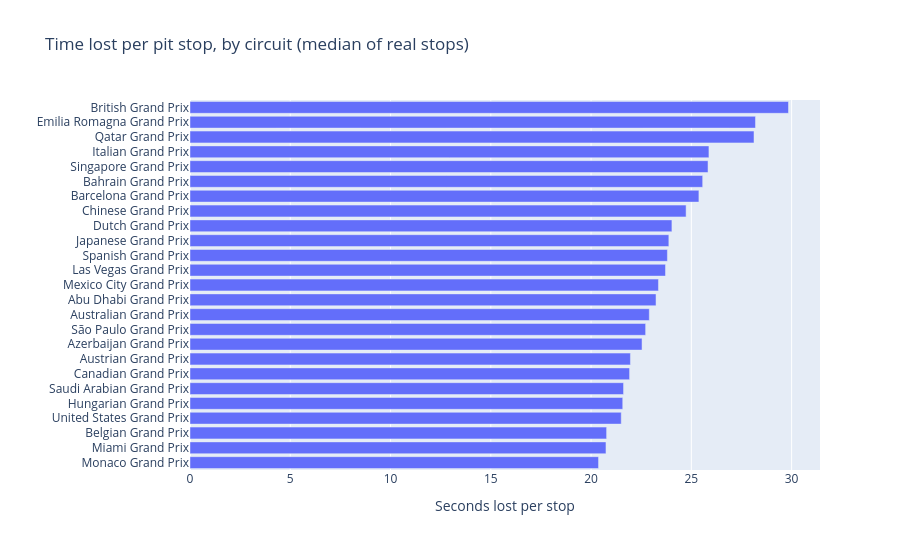

The code cell stored with this chart in its notebook:
### Code cell
fig = px.bar(pit_losses.sort_values().rename("seconds").reset_index(),
             x="seconds", y="EVENT_NAME", orientation="h",
             title="Time lost per pit stop, by circuit (median of real stops)",
             labels={"EVENT_NAME": "", "seconds": "Seconds lost per stop"})
fig.update_layout(height=max(400, 22 * len(pit_losses)))
fig.show()

### Figure 1 — Plotly figure (JSON) as saved in the notebook; plotly's stock layout.template omitted (floating-point values rounded to 4 significant figures)
{"data": [{"hovertemplate": "Seconds lost per stop=%{x}<br>=%{y}<extra></extra>", "legendgroup": "", "marker": {"color": "#636efa", "pattern": {"shape": ""}}, "name": "", "orientation": "h", "showlegend": false, "textposition": "auto", "type": "bar", "x": [20.37, 20.74, 20.77, 21.5, 21.58, 21.62, 21.92, 21.96, 22.54, 22.72, 22.9, 23.24, 23.36, 23.71, 23.81, 23.88, 24.03, 24.74, 25.38, 25.56, 25.83, 25.88, 28.12, 28.2, 29.84], "xaxis": "x", "y": ["Monaco Grand Prix", "Miami Grand Prix", "Belgian Grand Prix", "United States Grand Prix", "Hungarian Grand Prix", "Saudi Arabian Grand Prix", "Canadian Grand Prix", "Austrian Grand Prix", "Azerbaijan Grand Prix", "São Paulo Grand Prix", "Australian Grand Prix", "Abu Dhabi Grand Prix", "Mexico City Grand Prix", "Las Vegas Grand Prix", "Spanish Grand Prix", "Japanese Grand Prix", "Dutch Grand Prix", "Chinese Grand Prix", "Barcelona Grand Prix", "Bahrain Grand Prix", "Singapore Grand Prix", "Italian Grand Prix", "Qatar Grand Prix", "Emilia Romagna Grand Prix", "British Grand Prix"], "yaxis": "y"}], "layout": {"barmode": "relative", "height": 550, "legend": {"tracegroupgap": 0}, "title": {"text": "Time lost per pit stop, by circuit (median of real stops)"}, "xaxis": {"anchor": "y", "domain": [0, 1], "title": {"text": "Seconds lost per stop"}}, "yaxis": {"anchor": "x", "domain": [0, 1], "title": {"text": ""}}}}
